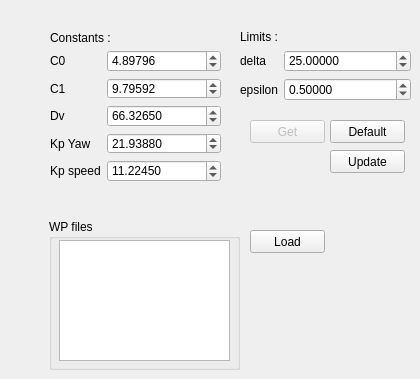
      <widget class="QWidget" name="navsys_tab">
       <attribute name="title">
        <string>Nav. Sys.</string>
       </attribute>
       <widget class="QPushButton" name="updateNSBtn">
        <property name="geometry">
         <rect>
          <x>330</x>
          <y>150</y>
          <width>75</width>
          <height>23</height>
         </rect>
        </property>
        <property name="autoFillBackground">
         <bool>false</bool>
        </property>
        <property name="text">
         <string>Update</string>
        </property>
        <property name="checkable">
         <bool>false</bool>
        </property>
        <property name="autoDefault">
         <bool>false</bool>
        </property>
        <property name="default">
         <bool>false</bool>
        </property>
        <property name="flat">
         <bool>false</bool>
        </property>
       </widget>
       <widget class="QLabel" name="label_28">
        <property name="geometry">
         <rect>
          <x>50</x>
          <y>30</y>
          <width>91</width>
          <height>16</height>
         </rect>
        </property>
        <property name="text">
         <string>Constants :</string>
        </property>
       </widget>
       <widget class="QWidget" name="layoutWidget">
        <property name="geometry">
         <rect>
          <x>240</x>
          <y>50</y>
          <width>171</width>
          <height>51</height>
         </rect>
        </property>
        <layout class="QFormLayout" name="formLayout_2">
         <property name="fieldGrowthPolicy">
          <enum>QFormLayout::AllNonFixedFieldsGrow</enum>
         </property>
         <item row="0" column="0">
          <widget class="QLabel" name="label_29">
           <property name="text">
            <string>delta</string>
           </property>
          </widget>
         </item>
         <item row="0" column="1">
          <widget class="QDoubleSpinBox" name="l0">
           <property name="decimals">
            <number>5</number>
           </property>
           <property name="value">
            <double>25.000000000000000</double>
           </property>
          </widget>
         </item>
         <item row="1" column="0">
          <widget class="QLabel" name="label_30">
           <property name="text">
            <string>epsilon</string>
           </property>
          </widget>
         </item>
         <item row="1" column="1">
          <widget class="QDoubleSpinBox" name="l1">
           <property name="decimals">
            <number>5</number>
           </property>
           <property name="singleStep">
            <double>0.100000000000000</double>
           </property>
           <property name="value">
            <double>0.500000000000000</double>
           </property>
          </widget>
         </item>
        </layout>
       </widget>
       <widget class="QLabel" name="label_34">
        <property name="geometry">
         <rect>
          <x>240</x>
          <y>30</y>
          <width>46</width>
          <height>13</height>
         </rect>
        </property>
        <property name="text">
         <string>Limits :</string>
        </property>
       </widget>
       <widget class="QPushButton" name="defaultNSConfigBtn">
        <property name="geometry">
         <rect>
          <x>330</x>
          <y>120</y>
          <width>75</width>
          <height>23</height>
         </rect>
        </property>
        <property name="autoFillBackground">
         <bool>false</bool>
        </property>
        <property name="text">
         <string>Default</string>
        </property>
        <property name="checkable">
         <bool>false</bool>
        </property>
        <property name="autoDefault">
         <bool>false</bool>
        </property>
        <property name="default">
         <bool>false</bool>
        </property>
        <property name="flat">
         <bool>false</bool>
        </property>
       </widget>
       <widget class="QPushButton" name="getNSConfigBtn">
        <property name="enabled">
         <bool>false</bool>
        </property>
        <property name="geometry">
         <rect>
          <x>250</x>
          <y>120</y>
          <width>75</width>
          <height>23</height>
         </rect>
        </property>
        <property name="autoFillBackground">
         <bool>false</bool>
        </property>
        <property name="text">
         <string>Get</string>
        </property>
        <property name="checkable">
         <bool>false</bool>
        </property>
        <property name="autoDefault">
         <bool>false</bool>
        </property>
        <property name="default">
         <bool>false</bool>
        </property>
        <property name="flat">
         <bool>false</bool>
        </property>
       </widget>
       <widget class="QWidget" name="layoutWidget">
        <property name="geometry">
         <rect>
          <x>50</x>
          <y>50</y>
          <width>171</width>
          <height>132</height>
         </rect>
        </property>
        <layout class="QFormLayout" name="formLayout">
         <property name="fieldGrowthPolicy">
          <enum>QFormLayout::AllNonFixedFieldsGrow</enum>
         </property>
         <item row="0" column="0">
          <widget class="QLabel" name="label_21">
           <property name="text">
            <string>C0</string>
           </property>
          </widget>
         </item>
         <item row="0" column="1">
          <widget class="QDoubleSpinBox" name="c0">
           <property name="decimals">
            <number>5</number>
           </property>
           <property name="singleStep">
            <double>0.100000000000000</double>
           </property>
           <property name="value">
            <double>4.897960000000000</double>
           </property>
          </widget>
         </item>
         <item row="1" column="0">
          <widget class="QLabel" name="label_24">
           <property name="text">
            <string>C1</string>
           </property>
          </widget>
         </item>
         <item row="1" column="1">
          <widget class="QDoubleSpinBox" name="c1">
           <property name="decimals">
            <number>5</number>
           </property>
           <property name="singleStep">
            <double>0.100000000000000</double>
           </property>
           <property name="value">
            <double>9.795920000000001</double>
           </property>
          </widget>
         </item>
         <item row="2" column="0">
          <widget class="QLabel" name="label_25">
           <property name="text">
            <string>Dv</string>
           </property>
          </widget>
         </item>
         <item row="2" column="1">
          <widget class="QDoubleSpinBox" name="c2">
           <property name="decimals">
            <number>5</number>
           </property>
           <property name="singleStep">
            <double>0.100000000000000</double>
           </property>
           <property name="value">
            <double>66.326499999999996</double>
           </property>
          </widget>
         </item>
         <item row="3" column="0">
          <widget class="QLabel" name="label_26">
           <property name="text">
            <string>Kp Yaw</string>
           </property>
          </widget>
         </item>
         <item row="3" column="1">
          <widget class="QDoubleSpinBox" name="c3">
           <property name="decimals">
            <number>5</number>
           </property>
           <property name="singleStep">
            <double>0.100000000000000</double>
           </property>
           <property name="value">
            <double>21.938800000000001</double>
           </property>
          </widget>
         </item>
         <item row="4" column="0">
          <widget class="QLabel" name="label_27">
           <property name="text">
            <string>Kp speed</string>
           </property>
          </widget>
         </item>
         <item row="4" column="1">
          <widget class="QDoubleSpinBox" name="c4">
           <property name="decimals">
            <number>5</number>
           </property>
           <property name="singleStep">
            <double>0.100000000000000</double>
           </property>
           <property name="value">
            <double>11.224500000000001</double>
           </property>
          </widget>
         </item>
        </layout>
       </widget>
       <widget class="QGroupBox" name="groupBox_8">
        <property name="geometry">
         <rect>
          <x>49</x>
          <y>219</y>
          <width>191</width>
          <height>151</height>
         </rect>
        </property>
        <property name="title">
         <string>WP files</string>
        </property>
        <widget class="QListView" name="listViewWPFiles">
         <property name="geometry">
          <rect>
           <x>10</x>
           <y>21</y>
           <width>171</width>
           <height>121</height>
          </rect>
         </property>
        </widget>
       </widget>
       <widget class="QPushButton" name="loadWPFileBtn">
        <property name="geometry">
         <rect>
          <x>250</x>
          <y>230</y>
          <width>75</width>
          <height>23</height>
         </rect>
        </property>
        <property name="text">
         <string>Load</string>
        </property>
       </widget>
      </widget>
